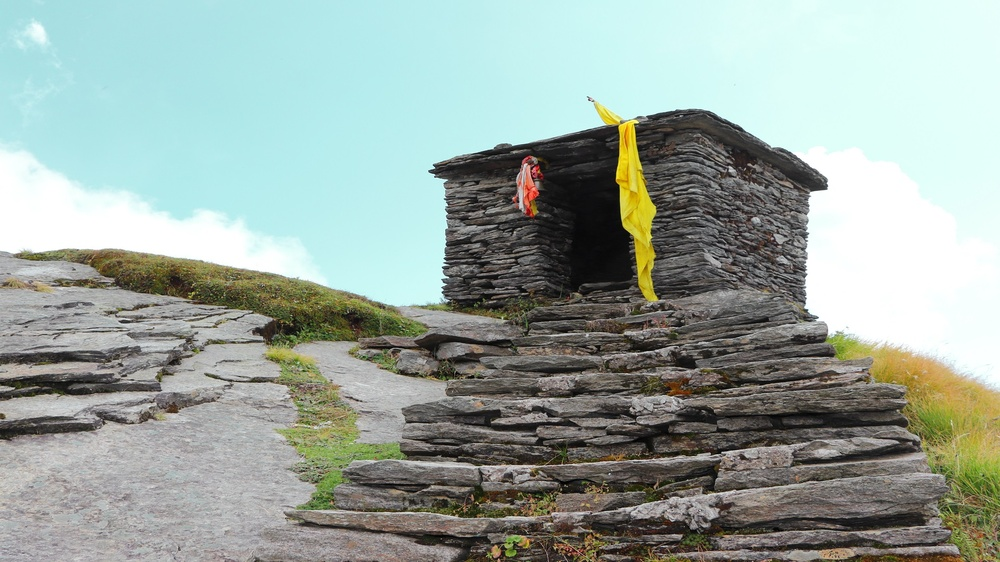
//> input picture examples/phase/data/im0.jpg, 1000 x 562 px, shrunk from 1920 x 1080 before the run
$ ./xf_phase_tb data/im0.jpg   (built with g++ and OpenCV 4)
//> lines starting //> are read from the running program, lines starting //| are printed output that depends on the picture
### examples/accumulate/xf_headers.h
// [29 lines of licence text are left out]

#ifndef _XF_HEADERS_H_
#define _XF_HEADERS_H_

#include <stdio.h>
#include <stdlib.h>


#if __SDSCC__
#undef __ARM_NEON__
#undef __ARM_NEON
#include "opencv2/opencv.hpp"
#include "opencv2/imgproc/imgproc.hpp"
#include "opencv2/highgui/highgui.hpp"
#define __ARM_NEON__
#define __ARM_NEON
#else
#include "opencv2/opencv.hpp"
#include "opencv2/imgproc/imgproc.hpp"
#include "opencv2/highgui/highgui.hpp"
#endif


#if __SDSCC__
#include "sds_lib.h"
#define TIME_STAMP_INIT  unsigned int clock_start, clock_end;  clock_start = sds_clock_counter();
#define TIME_STAMP  { clock_end = sds_clock_counter(); printf("elapsed time %lu \n", clock_end-clock_start); clock_start = sds_clock_counter();  }
#endif

#endif//_XF_HEADERS_H_

### examples/phase/xf_phase_tb.cpp
// [29 lines of licence text are left out]

#include "xf_headers.h"
#include "xf_phase_config.h"


int main( int argc, char **argv)
{
	if (argc != 2)
	{
		fprintf(stderr,"Invalid Number of Arguments!\nUsage:\n");
		fprintf(stderr,"<Executable Name> <input image path> \n");
		return -1;
	}

	cv::Mat in_img, in_gray, c_grad_x, c_grad_y, c_grad_x1,
	c_grad_y1, ocv_ref, out_img, diff;

	int scale = 1;
	int delta = 0;
	int ddepth = CV_16S;
	int filter_size = 3;

	/*  reading in the color image  */
	in_img = cv::imread(argv[1],1);
//> in_img is the input picture: 562 rows x 1000 cols, CV_8UC3; mean B, G, R 159.4, 166.7, 153.9

	if (in_img.data == NULL)
	{
		fprintf(stderr,"Cannot open image at %s\n",argv[1]);
		return 0;
	}

	/*  convert to gray  */
	cvtColor(in_img,in_gray,CV_BGR2GRAY);
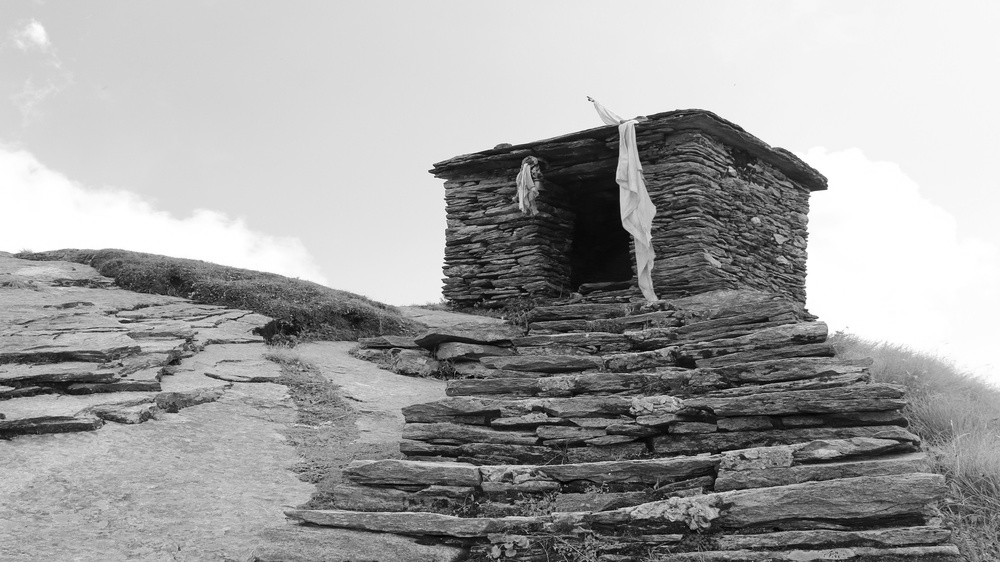
//> in_gray: 562 rows x 1000 cols, CV_8UC1; min 0, max 255, mean 162.1

	/////////	OpenCV Phase computation API    ///////
	cv::Sobel(in_gray, c_grad_x1, CV_32FC1, 1, 0, filter_size, scale, delta, cv::BORDER_CONSTANT );
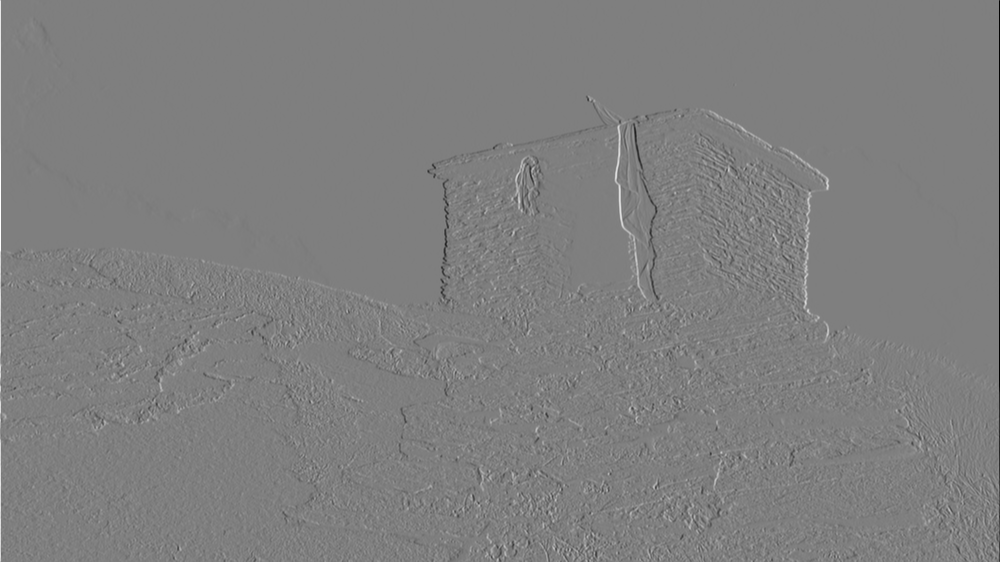
//> c_grad_x1: 562 rows x 1000 cols, CV_32FC1; min -1016, max 1020, mean 0.1; drawn with min black and max white
	cv::Sobel(in_gray, c_grad_y1, CV_32FC1, 0, 1, filter_size, scale, delta, cv::BORDER_CONSTANT );
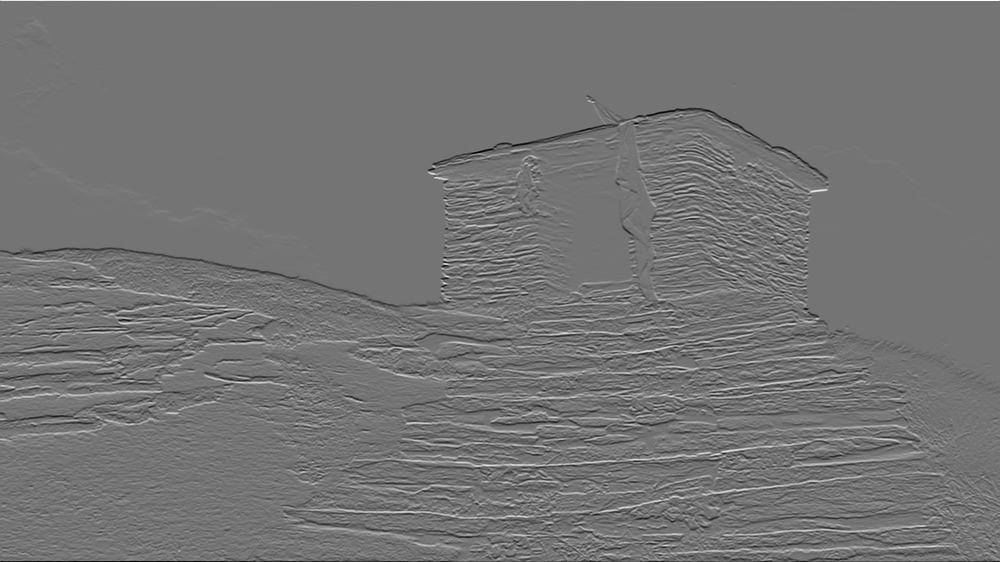
//> c_grad_y1: 562 rows x 1000 cols, CV_32FC1; min -837, max 992, mean -0.9; drawn with min black and max white

#if DEGREES
	phase(c_grad_x1, c_grad_y1, ocv_ref, true);
#elif RADIANS
	phase(c_grad_x1, c_grad_y1, ocv_ref, false);
#endif
	/////////   End Opencv Phase computation API  ///////

	cv::Sobel( in_gray, c_grad_x, ddepth, 1, 0, filter_size,
			scale, delta, cv::BORDER_CONSTANT );
	cv::Sobel( in_gray, c_grad_y, ddepth, 0, 1, filter_size,
			scale, delta, cv::BORDER_CONSTANT );

	out_img.create(in_gray.rows,in_gray.cols,CV_16S);

	uint16_t width = in_gray.cols;
//> width = 1000
	uint16_t height = in_gray.rows;
//> height = 562


//> (the run ends here: the program needs code that is not available in this run, at `static xf::Mat<XF_16SC1,HEIGHT,WIDTH,NPC1> imgInputx(in_gray.rows,in_g..`)
